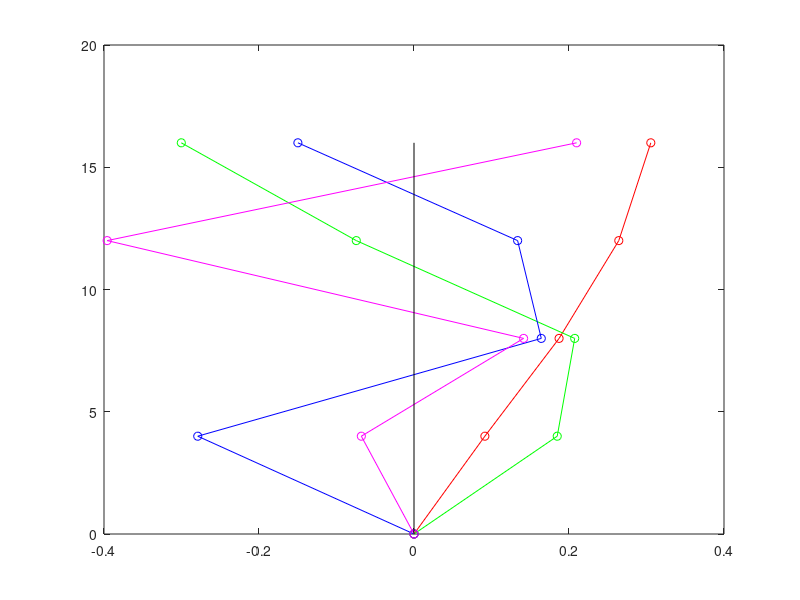
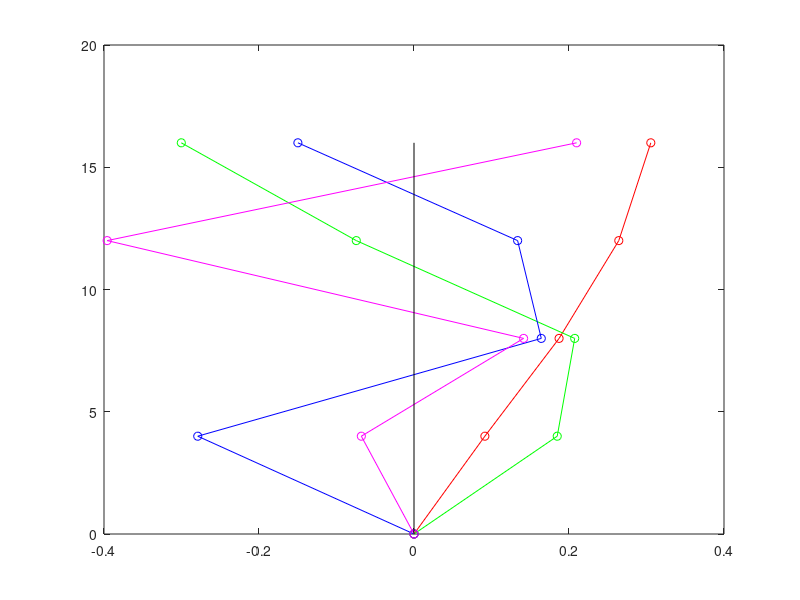
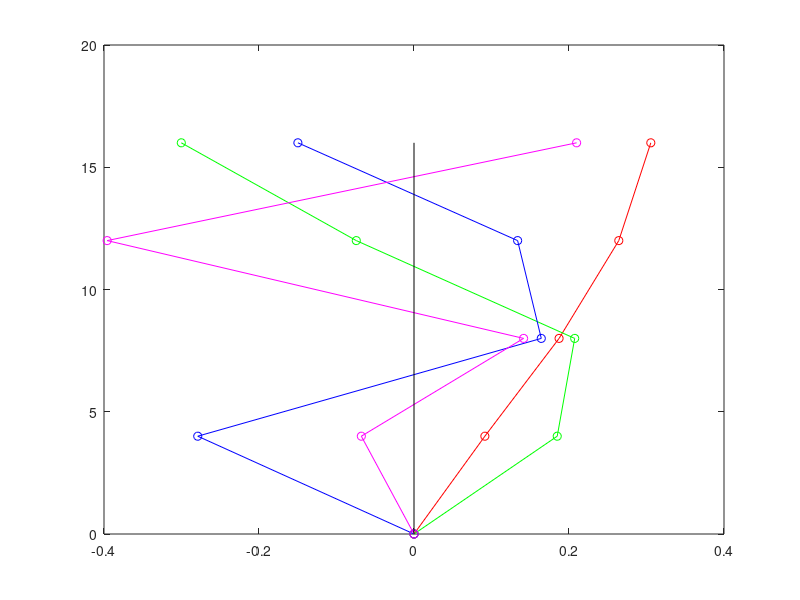

These charts were generated, in order, by the following MATLAB code:
% Program to formulate global stiffness matrix
clc
clear

%% Initialisation [PRE-PROCESSING]

% Following are the main variables used. No explanation is given as
%  names are self explanatory.
% Number_of_storeys
% Mass
% Stiffness_storey
%  (Summed shear stiffness of all columns in a storey)
%
% Frequency is vector matrix while Omega is diagonal matrix.
% Time_periods is vector matrix while Time_period is diagonal matrix.


load input.mat

%Variable initialisation
Stiffness_matrix(Number_of_storeys, Number_of_storeys) = 0;
Time_period(Number_of_storeys, Number_of_storeys) = 0;


%% Display input

Number_of_storeys

Mass

Stiffness_storey

%% [PROCESSING]

% Following loop adds local matrices of each element to form Global
% Matrix.

for storey_i = 1:Number_of_storeys

  Stiffness_matrix(storey_i, storey_i) = ...
    Stiffness_storey(storey_i);

  if (storey_i < Number_of_storeys )
    Stiffness_matrix(storey_i, storey_i) = ...
      Stiffness_matrix(storey_i, storey_i) + ...
      Stiffness_storey(storey_i + 1);
    Stiffness_matrix(storey_i, storey_i + 1) = ...
      - Stiffness_storey(storey_i + 1);
    Stiffness_matrix(storey_i + 1, storey_i) = ...
      Stiffness_matrix(storey_i, storey_i + 1);
   endif
    
end

for storey_i = 1 : Number_of_storeys

  Level_floor(storey_i, 1) = ...
    Height_storey(storey_i,1);

  if (storey_i > 1 )
     Level_floor(storey_i, 1) = ...
       Level_floor(storey_i, 1) + ...
     Level_floor(storey_i - 1, 1);
   endif
    
end

[Eigen_vector, Omega_square] = eig(Stiffness_matrix, Mass);
Omega = sqrt(Omega_square);

for storey_i = 1 : Number_of_storeys
  Time_period(storey_i, storey_i) = 2 * pi() ...
    / sqrt(Omega_square(storey_i, storey_i)); 
end

for storey_i = 1 : Number_of_storeys
 Frequency(storey_i,1) = Omega(storey_i, storey_i);
end

for storey_i = 1 : Number_of_storeys
 Time_periods(storey_i,1) = Time_period(storey_i, storey_i);
end

sum_modal_mass = 0;

for index_k = 1 : Number_of_storeys
  sum_W_Phi = 0;
  sum_W_Phi2 = 0;
  for index_i = 1 : Number_of_storeys
    sum_W_Phi = sum_W_Phi + Mass(index_i, index_i) * ...
      Eigen_vector(index_i, index_k);
    sum_W_Phi2 = sum_W_Phi2 + Mass(index_i, index_i) * ...
      Eigen_vector(index_i, index_k)^2;
  end

  Modal_participation_factor(index_k,1) = sum_W_Phi / sum_W_Phi2;
  Modal_mass(index_k,1) = (sum_W_Phi^2) / (sum_W_Phi2);
  sum_modal_mass = sum_modal_mass + Modal_mass(index_k,1);  

end

Modal_contribution = 100 / sum_modal_mass * Modal_mass;

%% [POST-PROCESSING]

%% Echo input data

Number_of_storeys
Stiffness_storey

%% Echo processed data

Stiffness_matrix

Eigen_vector
%Omega_square
Frequency
Time_periods
Level_floor
Modal_participation_factor
Gravity_acceleration
Modal_mass
Modal_contribution


%% Plot mode shapes

plotHangle = figure('visible', 'off')

plot([0; Eigen_vector(:,1)], [0; Level_floor],'-ro')
hold on
plot([0; Eigen_vector(:,2)], [0; Level_floor],'-go')
plot([0; Eigen_vector(:,3)], [0; Level_floor],'-bo')
plot([0; Eigen_vector(:,4)], [0; Level_floor],'-mo')
plot([0 0], [0 Level_floor(Number_of_storeys)],'-k')
hold off

% saveas(plotHangle, 'ModeShape.eps','eps')
print (plotHangle, '-color',  'ModeShape.eps')
saveas(plotHangle, 'ModeShape.png','png')
saveas(plotHangle, 'ModeShape.pdf')

% End of file
